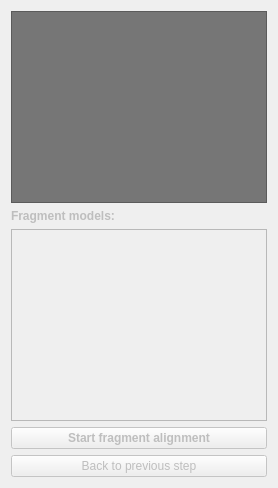
        <widget class="QWidget" name="InputDataTab">
         <property name="enabled">
          <bool>false</bool>
         </property>
         <attribute name="title">
          <string>Fragment models</string>
         </attribute>
         <layout class="QGridLayout" name="gridLayout_2">
          <item row="5" column="0">
           <widget class="qMRMLTreeView" name="FragmentModelsTree">
            <property name="sizePolicy">
             <sizepolicy hsizetype="Ignored" vsizetype="Expanding">
              <horstretch>0</horstretch>
              <verstretch>0</verstretch>
             </sizepolicy>
            </property>
            <property name="minimumSize">
             <size>
              <width>160</width>
              <height>150</height>
             </size>
            </property>
            <property name="dragDropMode">
             <enum>QAbstractItemView::InternalMove</enum>
            </property>
            <property name="selectionMode">
             <enum>QAbstractItemView::SingleSelection</enum>
            </property>
            <property name="sortingEnabled">
             <bool>true</bool>
            </property>
            <property name="headerHidden">
             <bool>true</bool>
            </property>
            <property name="sceneModelType" stdset="0">
             <string>ModelHierarchy</string>
            </property>
            <property name="nodeTypes" stdset="0">
             <stringlist>
              <string>vtkMRMLModelNode</string>
              <string>vtkMRMLModelHierarchyNode</string>
             </stringlist>
            </property>
            <property name="fitSizeToVisibleIndexes" stdset="0">
             <bool>true</bool>
            </property>
            <property name="showScene" stdset="0">
             <bool>false</bool>
            </property>
           </widget>
          </item>
          <item row="7" column="0">
           <widget class="QPushButton" name="StartButton1">
            <property name="font">
             <font>
              <weight>75</weight>
              <bold>true</bold>
             </font>
            </property>
            <property name="acceptDrops">
             <bool>false</bool>
            </property>
            <property name="autoFillBackground">
             <bool>false</bool>
            </property>
            <property name="text">
             <string>Start fragment alignment</string>
            </property>
            <property name="checkable">
             <bool>false</bool>
            </property>
           </widget>
          </item>
          <item row="1" column="0">
           <widget class="QLabel" name="FragmentLabelmapsLabel">
            <property name="font">
             <font>
              <weight>75</weight>
              <bold>true</bold>
             </font>
            </property>
            <property name="text">
             <string>Fragment models:</string>
            </property>
           </widget>
          </item>
          <item row="8" column="0">
           <widget class="QPushButton" name="BackToTab1Button">
            <property name="text">
             <string>Back to previous step</string>
            </property>
           </widget>
          </item>
          <item row="0" column="0">
           <widget class="QTextBrowser" name="Step1Description">
            <property name="palette">
             <palette>
              <active>
               <colorrole role="WindowText">
                <brush brushstyle="SolidPattern">
                 <color alpha="255">
                  <red>255</red>
                  <green>255</green>
                  <blue>255</blue>
                 </color>
                </brush>
               </colorrole>
               <colorrole role="Button">
                <brush brushstyle="SolidPattern">
                 <color alpha="255">
                  <red>118</red>
                  <green>118</green>
                  <blue>118</blue>
                 </color>
                </brush>
               </colorrole>
               <colorrole role="Light">
                <brush brushstyle="SolidPattern">
                 <color alpha="255">
                  <red>177</red>
                  <green>177</green>
                  <blue>177</blue>
                 </color>
                </brush>
               </colorrole>
               <colorrole role="Midlight">
                <brush brushstyle="SolidPattern">
                 <color alpha="255">
                  <red>147</red>
                  <green>147</green>
                  <blue>147</blue>
                 </color>
                </brush>
               </colorrole>
               <colorrole role="Dark">
                <brush brushstyle="SolidPattern">
                 <color alpha="255">
                  <red>59</red>
                  <green>59</green>
                  <blue>59</blue>
                 </color>
                </brush>
               </colorrole>
               <colorrole role="Mid">
                <brush brushstyle="SolidPattern">
                 <color alpha="255">
                  <red>78</red>
                  <green>78</green>
                  <blue>78</blue>
                 </color>
                </brush>
               </colorrole>
               <colorrole role="Text">
                <brush brushstyle="SolidPattern">
                 <color alpha="255">
                  <red>255</red>
                  <green>255</green>
                  <blue>255</blue>
                 </color>
                </brush>
               </colorrole>
               <colorrole role="BrightText">
                <brush brushstyle="SolidPattern">
                 <color alpha="255">
                  <red>255</red>
                  <green>255</green>
                  <blue>255</blue>
                 </color>
                </brush>
               </colorrole>
               <colorrole role="ButtonText">
                <brush brushstyle="SolidPattern">
                 <color alpha="255">
                  <red>255</red>
                  <green>255</green>
                  <blue>255</blue>
                 </color>
                </brush>
               </colorrole>
               <colorrole role="Base">
                <brush brushstyle="SolidPattern">
                 <color alpha="255">
                  <red>118</red>
                  <green>118</green>
                  <blue>118</blue>
                 </color>
                </brush>
               </colorrole>
               <colorrole role="Window">
                <brush brushstyle="SolidPattern">
                 <color alpha="255">
                  <red>118</red>
                  <green>118</green>
                  <blue>118</blue>
                 </color>
                </brush>
               </colorrole>
               <colorrole role="Shadow">
                <brush brushstyle="SolidPattern">
                 <color alpha="255">
                  <red>0</red>
                  <green>0</green>
                  <blue>0</blue>
                 </color>
                </brush>
               </colorrole>
               <colorrole role="AlternateBase">
                <brush brushstyle="SolidPattern">
                 <color alpha="255">
                  <red>59</red>
                  <green>59</green>
                  <blue>59</blue>
                 </color>
                </brush>
               </colorrole>
               <colorrole role="ToolTipBase">
                <brush brushstyle="SolidPattern">
                 <color alpha="255">
                  <red>255</red>
                  <green>255</green>
                  <blue>220</blue>
                 </color>
                </brush>
               </colorrole>
               <colorrole role="ToolTipText">
                <brush brushstyle="SolidPattern">
                 <color alpha="255">
                  <red>0</red>
                  <green>0</green>
                  <blue>0</blue>
                 </color>
                </brush>
               </colorrole>
              </active>
              <inactive>
               <colorrole role="WindowText">
                <brush brushstyle="SolidPattern">
                 <color alpha="255">
                  <red>255</red>
                  <green>255</green>
                  <blue>255</blue>
                 </color>
                </brush>
               </colorrole>
               <colorrole role="Button">
                <brush brushstyle="SolidPattern">
                 <color alpha="255">
                  <red>118</red>
                  <green>118</green>
                  <blue>118</blue>
                 </color>
                </brush>
               </colorrole>
               <colorrole role="Light">
                <brush brushstyle="SolidPattern">
                 <color alpha="255">
                  <red>177</red>
                  <green>177</green>
                  <blue>177</blue>
                 </color>
                </brush>
               </colorrole>
               <colorrole role="Midlight">
                <brush brushstyle="SolidPattern">
                 <color alpha="255">
                  <red>147</red>
                  <green>147</green>
                  <blue>147</blue>
                 </color>
                </brush>
               </colorrole>
               <colorrole role="Dark">
                <brush brushstyle="SolidPattern">
                 <color alpha="255">
                  <red>59</red>
                  <green>59</green>
                  <blue>59</blue>
                 </color>
                </brush>
               </colorrole>
               <colorrole role="Mid">
                <brush brushstyle="SolidPattern">
                 <color alpha="255">
                  <red>78</red>
                  <green>78</green>
                  <blue>78</blue>
                 </color>
                </brush>
               </colorrole>
               <colorrole role="Text">
                <brush brushstyle="SolidPattern">
                 <color alpha="255">
                  <red>255</red>
                  <green>255</green>
                  <blue>255</blue>
                 </color>
                </brush>
               </colorrole>
               <colorrole role="BrightText">
                <brush brushstyle="SolidPattern">
                 <color alpha="255">
                  <red>255</red>
                  <green>255</green>
                  <blue>255</blue>
                 </color>
                </brush>
               </colorrole>
               <colorrole role="ButtonText">
                <brush brushstyle="SolidPattern">
                 <color alpha="255">
                  <red>255</red>
                  <green>255</green>
                  <blue>255</blue>
                 </color>
                </brush>
               </colorrole>
               <colorrole role="Base">
                <brush brushstyle="SolidPattern">
                 <color alpha="255">
                  <red>118</red>
                  <green>118</green>
                  <blue>118</blue>
                 </color>
                </brush>
               </colorrole>
               <colorrole role="Window">
                <brush brushstyle="SolidPattern">
                 <color alpha="255">
                  <red>118</red>
                  <green>118</green>
                  <blue>118</blue>
                 </color>
                </brush>
               </colorrole>
               <colorrole role="Shadow">
                <brush brushstyle="SolidPattern">
                 <color alpha="255">
                  <red>0</red>
                  <green>0</green>
                  <blue>0</blue>
                 </color>
                </brush>
               </colorrole>
               <colorrole role="AlternateBase">
                <brush brushstyle="SolidPattern">
                 <color alpha="255">
                  <red>118</red>
                  <green>118</green>
                  <blue>118</blue>
                 </color>
                </brush>
               </colorrole>
               <colorrole role="ToolTipBase">
                <brush brushstyle="SolidPattern">
                 <color alpha="255">
                  <red>255</red>
                  <green>255</green>
                  <blue>220</blue>
                 </color>
                </brush>
               </colorrole>
               <colorrole role="ToolTipText">
                <brush brushstyle="SolidPattern">
                 <color alpha="255">
                  <red>0</red>
                  <green>0</green>
                  <blue>0</blue>
                 </color>
                </brush>
               </colorrole>
              </inactive>
              <disabled>
               <colorrole role="WindowText">
                <brush brushstyle="SolidPattern">
                 <color alpha="255">
                  <red>59</red>
                  <green>59</green>
                  <blue>59</blue>
                 </color>
                </brush>
               </colorrole>
               <colorrole role="Button">
                <brush brushstyle="SolidPattern">
                 <color alpha="255">
                  <red>118</red>
                  <green>118</green>
                  <blue>118</blue>
                 </color>
                </brush>
               </colorrole>
               <colorrole role="Light">
                <brush brushstyle="SolidPattern">
                 <color alpha="255">
                  <red>177</red>
                  <green>177</green>
                  <blue>177</blue>
                 </color>
                </brush>
               </colorrole>
               <colorrole role="Midlight">
                <brush brushstyle="SolidPattern">
                 <color alpha="255">
                  <red>147</red>
                  <green>147</green>
                  <blue>147</blue>
                 </color>
                </brush>
               </colorrole>
               <colorrole role="Dark">
                <brush brushstyle="SolidPattern">
                 <color alpha="255">
                  <red>59</red>
                  <green>59</green>
                  <blue>59</blue>
                 </color>
                </brush>
               </colorrole>
               <colorrole role="Mid">
                <brush brushstyle="SolidPattern">
                 <color alpha="255">
                  <red>78</red>
                  <green>78</green>
                  <blue>78</blue>
                 </color>
                </brush>
               </colorrole>
               <colorrole role="Text">
                <brush brushstyle="SolidPattern">
                 <color alpha="255">
                  <red>59</red>
                  <green>59</green>
                  <blue>59</blue>
                 </color>
                </brush>
               </colorrole>
               <colorrole role="BrightText">
                <brush brushstyle="SolidPattern">
                 <color alpha="255">
                  <red>255</red>
                  <green>255</green>
                  <blue>255</blue>
                 </color>
                </brush>
               </colorrole>
               <colorrole role="ButtonText">
                <brush brushstyle="SolidPattern">
                 <color alpha="255">
                  <red>59</red>
                  <green>59</green>
                  <blue>59</blue>
                 </color>
                </brush>
               </colorrole>
               <colorrole role="Base">
                <brush brushstyle="SolidPattern">
                 <color alpha="255">
                  <red>118</red>
                  <green>118</green>
                  <blue>118</blue>
                 </color>
                </brush>
               </colorrole>
               <colorrole role="Window">
                <brush brushstyle="SolidPattern">
                 <color alpha="255">
                  <red>118</red>
                  <green>118</green>
                  <blue>118</blue>
                 </color>
                </brush>
               </colorrole>
               <colorrole role="Shadow">
                <brush brushstyle="SolidPattern">
                 <color alpha="255">
                  <red>0</red>
                  <green>0</green>
                  <blue>0</blue>
                 </color>
                </brush>
               </colorrole>
               <colorrole role="AlternateBase">
                <brush brushstyle="SolidPattern">
                 <color alpha="255">
                  <red>118</red>
                  <green>118</green>
                  <blue>118</blue>
                 </color>
                </brush>
               </colorrole>
               <colorrole role="ToolTipBase">
                <brush brushstyle="SolidPattern">
                 <color alpha="255">
                  <red>255</red>
                  <green>255</green>
                  <blue>220</blue>
                 </color>
                </brush>
               </colorrole>
               <colorrole role="ToolTipText">
                <brush brushstyle="SolidPattern">
                 <color alpha="255">
                  <red>0</red>
                  <green>0</green>
                  <blue>0</blue>
                 </color>
                </brush>
               </colorrole>
              </disabled>
             </palette>
            </property>
           </widget>
          </item>
         </layout>
        </widget>
